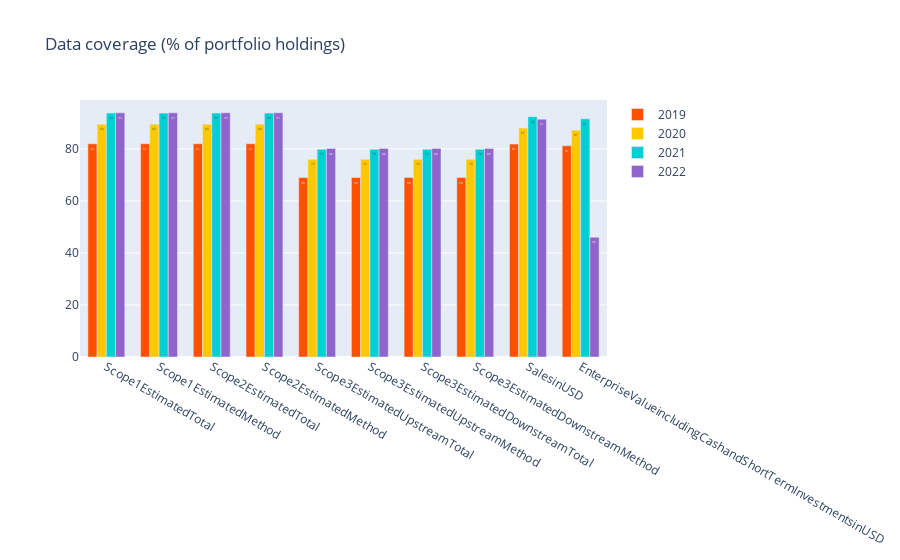
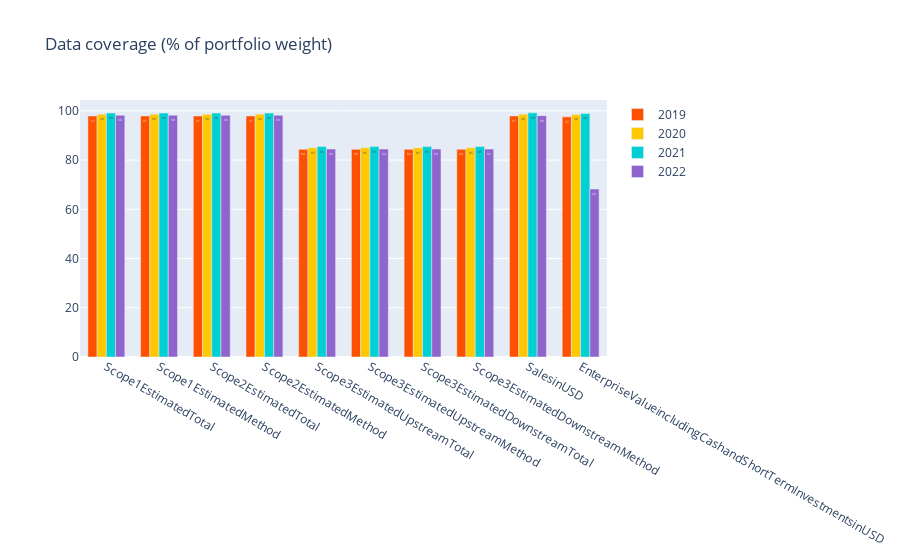

The cell these charts' notebook holds for them, in order:
### Code cell
# plot the coverage results
plotData = []
idx = 0
for yr in years:
    plotData.append(go.Bar(x = cMmeasures, name = str(yr),  y = hoCoData[idx],  text = [int(x) for x in hoCoData[idx]], marker_color=lsegColors[idx]))
    idx = idx + 1

layout = go.Layout(barmode = 'group')
fig = go.Figure(data = plotData, layout = layout)
fig.update_layout(title_text="Data coverage (% of portfolio holdings)", bargap=0.3)
fig.show()

plotData = []
idx = 0
for yr in years:
    plotData.append(go.Bar(x = cMmeasures, name = str(yr),  y = wtCoData[idx],  text = [int(x) for x in wtCoData[idx]], marker_color=lsegColors[idx]))
    idx = idx + 1

layout = go.Layout(barmode = 'group')
fig = go.Figure(data = plotData, layout = layout)
fig.update_layout(title_text="Data coverage (% of portfolio weight)", bargap=0.3)
fig.show()

### Figure 1 — Plotly figure (JSON) as saved in the notebook; plotly's stock layout.template omitted (floating-point values rounded to 4 significant figures)
{"data": [{"marker": {"color": "#FF5000"}, "name": "2019", "text": ["81", "81", "81", "81", "68", "68", "68", "68", "81", "81"], "type": "bar", "x": ["Scope1EstimatedTotal", "Scope1EstimatedMethod", "Scope2EstimatedTotal", "Scope2EstimatedMethod", "Scope3EstimatedUpstreamTotal", "Scope3EstimatedUpstreamMethod", "Scope3EstimatedDownstreamTotal", "Scope3EstimatedDownstreamMethod", "SalesinUSD", "EnterpriseValueincludingCashandShortTermInvestmentsinUSD"], "y": [81.96, 81.96, 81.96, 81.96, 68.99, 68.99, 68.99, 68.99, 81.84, 81.19]}, {"marker": {"color": "#FFC800"}, "name": "2020", "text": ["89", "89", "89", "89", "76", "76", "76", "76", "87", "87"], "type": "bar", "x": ["Scope1EstimatedTotal", "Scope1EstimatedMethod", "Scope2EstimatedTotal", "Scope2EstimatedMethod", "Scope3EstimatedUpstreamTotal", "Scope3EstimatedUpstreamMethod", "Scope3EstimatedDownstreamTotal", "Scope3EstimatedDownstreamMethod", "SalesinUSD", "EnterpriseValueincludingCashandShortTermInvestmentsinUSD"], "y": [89.5, 89.5, 89.5, 89.5, 76.03, 76.03, 76.03, 76.03, 87.99, 87.2]}, {"marker": {"color": "#00D0D4"}, "name": "2021", "text": ["93", "93", "93", "93", "79", "79", "79", "79", "92", "91"], "type": "bar", "x": ["Scope1EstimatedTotal", "Scope1EstimatedMethod", "Scope2EstimatedTotal", "Scope2EstimatedMethod", "Scope3EstimatedUpstreamTotal", "Scope3EstimatedUpstreamMethod", "Scope3EstimatedDownstreamTotal", "Scope3EstimatedDownstreamMethod", "SalesinUSD", "EnterpriseValueincludingCashandShortTermInvestmentsinUSD"], "y": [93.75, 93.75, 93.75, 93.75, 79.85, 79.85, 79.85, 79.85, 92.36, 91.54]}, {"marker": {"color": "#9064CD"}, "name": "2022", "text": ["93", "93", "93", "93", "80", "80", "80", "80", "91", "46"], "type": "bar", "x": ["Scope1EstimatedTotal", "Scope1EstimatedMethod", "Scope2EstimatedTotal", "Scope2EstimatedMethod", "Scope3EstimatedUpstreamTotal", "Scope3EstimatedUpstreamMethod", "Scope3EstimatedDownstreamTotal", "Scope3EstimatedDownstreamMethod", "SalesinUSD", "EnterpriseValueincludingCashandShortTermInvestmentsinUSD"], "y": [93.85, 93.85, 93.85, 93.85, 80.13, 80.13, 80.13, 80.13, 91.4, 46.05]}], "layout": {"bargap": 0.3, "barmode": "group", "title": {"text": "Data coverage (% of portfolio holdings)"}}}

### Figure 2 — Plotly figure (JSON) as saved in the notebook; plotly's stock layout.template omitted (floating-point values rounded to 4 significant figures)
{"data": [{"marker": {"color": "#FF5000"}, "name": "2019", "text": ["97", "97", "97", "97", "84", "84", "84", "84", "97", "97"], "type": "bar", "x": ["Scope1EstimatedTotal", "Scope1EstimatedMethod", "Scope2EstimatedTotal", "Scope2EstimatedMethod", "Scope3EstimatedUpstreamTotal", "Scope3EstimatedUpstreamMethod", "Scope3EstimatedDownstreamTotal", "Scope3EstimatedDownstreamMethod", "SalesinUSD", "EnterpriseValueincludingCashandShortTermInvestmentsinUSD"], "y": [97.92, 97.92, 97.92, 97.92, 84.35, 84.36, 84.35, 84.36, 97.95, 97.58]}, {"marker": {"color": "#FFC800"}, "name": "2020", "text": ["98", "98", "98", "98", "85", "85", "85", "85", "98", "98"], "type": "bar", "x": ["Scope1EstimatedTotal", "Scope1EstimatedMethod", "Scope2EstimatedTotal", "Scope2EstimatedMethod", "Scope3EstimatedUpstreamTotal", "Scope3EstimatedUpstreamMethod", "Scope3EstimatedDownstreamTotal", "Scope3EstimatedDownstreamMethod", "SalesinUSD", "EnterpriseValueincludingCashandShortTermInvestmentsinUSD"], "y": [98.64, 98.64, 98.64, 98.64, 85.05, 85.05, 85.05, 85.05, 98.66, 98.53]}, {"marker": {"color": "#00D0D4"}, "name": "2021", "text": ["99", "99", "99", "99", "85", "85", "85", "85", "99", "98"], "type": "bar", "x": ["Scope1EstimatedTotal", "Scope1EstimatedMethod", "Scope2EstimatedTotal", "Scope2EstimatedMethod", "Scope3EstimatedUpstreamTotal", "Scope3EstimatedUpstreamMethod", "Scope3EstimatedDownstreamTotal", "Scope3EstimatedDownstreamMethod", "SalesinUSD", "EnterpriseValueincludingCashandShortTermInvestmentsinUSD"], "y": [99.11, 99.11, 99.11, 99.11, 85.47, 85.47, 85.47, 85.47, 99.19, 98.93]}, {"marker": {"color": "#9064CD"}, "name": "2022", "text": ["98", "98", "98", "98", "84", "84", "84", "84", "98", "68"], "type": "bar", "x": ["Scope1EstimatedTotal", "Scope1EstimatedMethod", "Scope2EstimatedTotal", "Scope2EstimatedMethod", "Scope3EstimatedUpstreamTotal", "Scope3EstimatedUpstreamMethod", "Scope3EstimatedDownstreamTotal", "Scope3EstimatedDownstreamMethod", "SalesinUSD", "EnterpriseValueincludingCashandShortTermInvestmentsinUSD"], "y": [98.23, 98.23, 98.23, 98.23, 84.46, 84.47, 84.46, 84.47, 98.05, 68.24]}], "layout": {"bargap": 0.3, "barmode": "group", "title": {"text": "Data coverage (% of portfolio weight)"}}}
